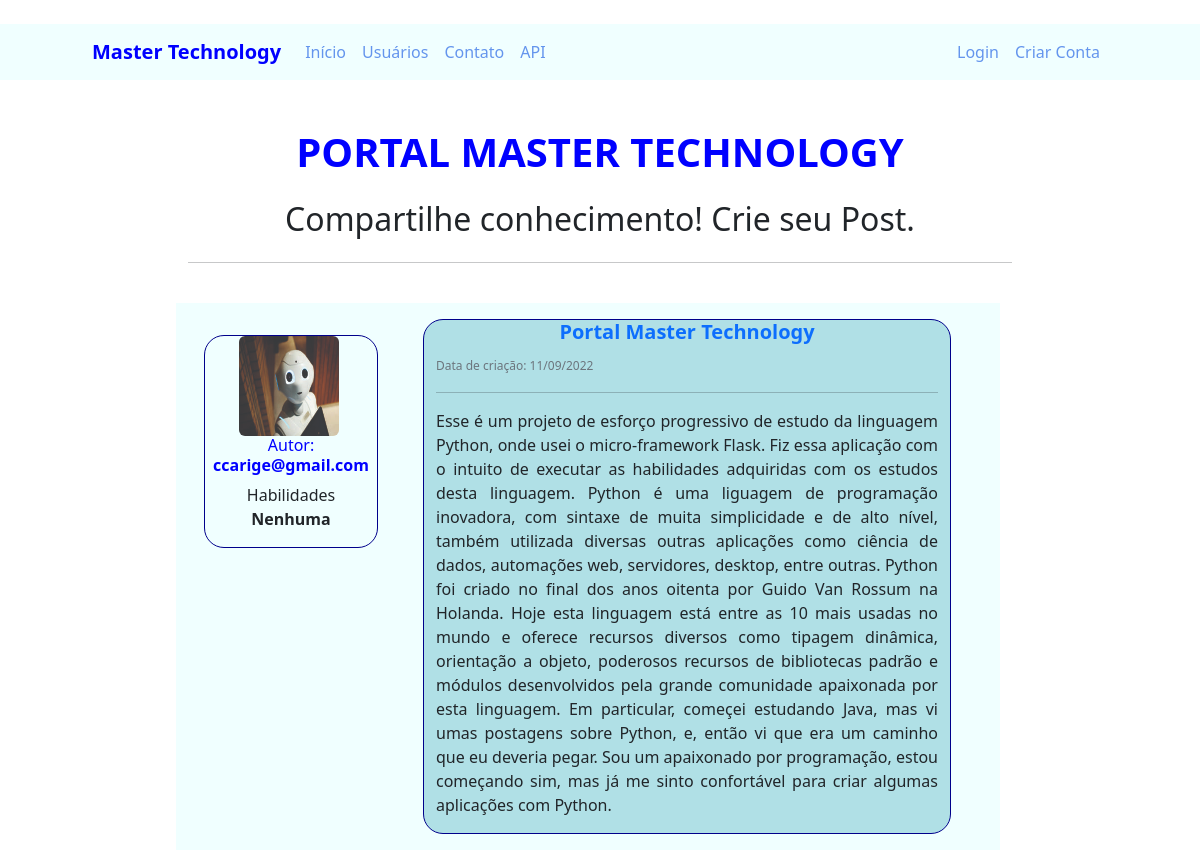
Before: / with the older database file.
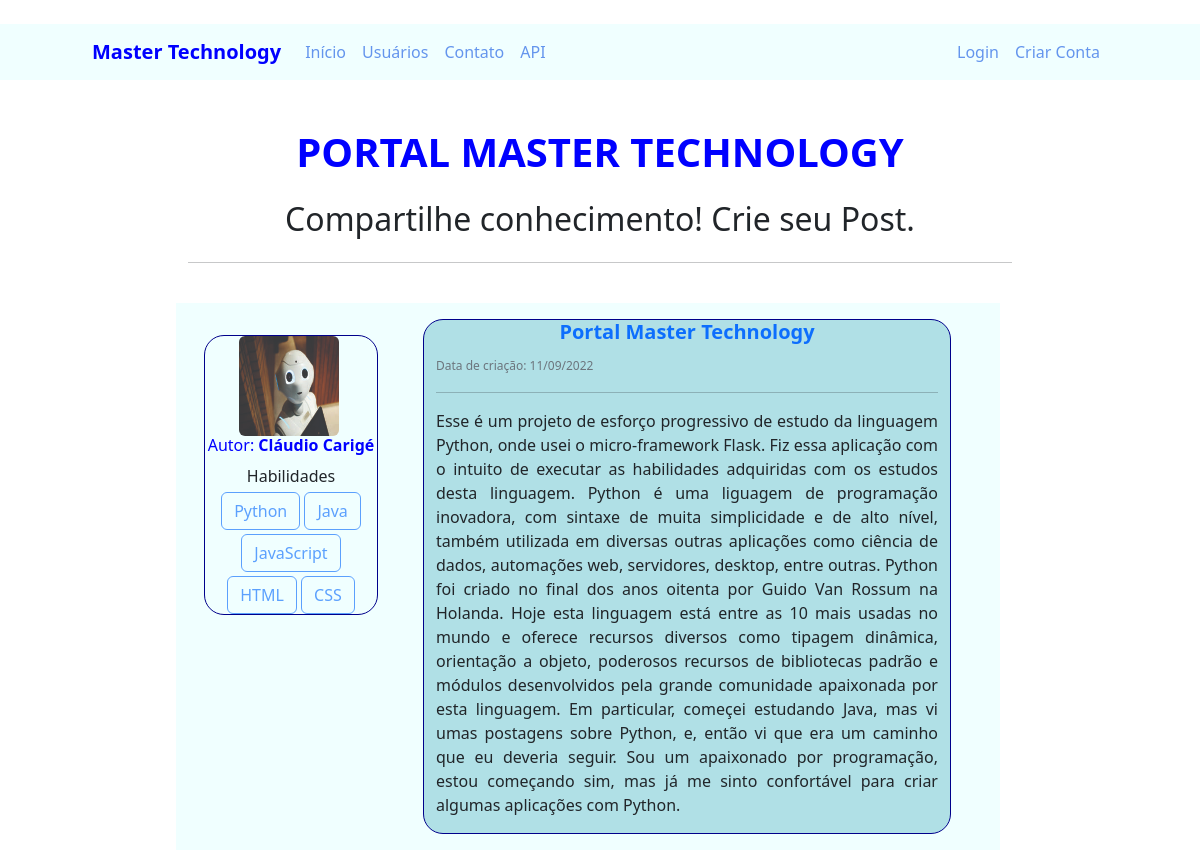
After: the same page with the newer database file.
### mastertechnology/models.py (models this page shows, shortened)
class Postagens(db.Model):
    id = db.Column(db.Integer, primary_key=True)
    titulo = db.Column(db.String, nullable=False)
    corpo_post = db.Column(db.Text, nullable=False)
    data_criacao = db.Column(db.DateTime, nullable=False, default=datetime.utcnow)
    id_usuario = db.Column(db.Integer, db.ForeignKey('usuarios.id'), nullable=False)

class Usuarios(db.Model, UserMixin):
    id = db.Column(db.Integer, primary_key=True)
    username = db.Column(db.String, unique=True, nullable=False)
    email = db.Column(db.String, unique=True, nullable=False)
    senha = db.Column(db.String, nullable=False)
    foto_perfil = db.Column(db.String, default='default.jpg')
    postagens = db.relationship('Postagens', backref='autor', lazy=True)
    linguagem = db.Column(db.String, nullable=False, default="Não informado")

### mastertechnology/links.py (the view)
@app.route("/", methods=['GET', 'POST'])
def home():
    posts = Postagens.query.order_by(Postagens.id.desc())
    return render_template('home.html', posts=posts)

### mastertechnology/templates/home.html
{% extends 'base.html' %}
{% block body %}
<div class=" mt-2 col-md-8" style="margin:0 auto; ">
    <h1 class="mt-2 " style="text-align:center">
        <strong style="color:blue">PORTAL MASTER TECHNOLOGY</strong>
    </h1>
    <h2 class="p-3 "  style="text-align:center ">Compartilhe conhecimento! Crie seu Post.</h2>
    <div class=" row mt-0 p-0 ">
    <hr>
    {% for post in posts %}
        <div class=" row mt-4 p-3  meupost ">
          <div class="col col-3">
              <div class=" posthome post mt-3 " style="text-align:center" >
                  <div class="image pe-1">
                      <img src="{{ url_for('static', filename='fotos_perfil/{}'.format(post.autor.foto_perfil)) }}"
                       class="rounded" width="100">
                  </div>
                  <div>
                     <h6 class="" style="color: blue">Autor: <strong>{{ post.autor.username }}</strong></h6>
                     Habilidades<br>
                     {% if 'Não informado' not in post.autor.linguagem %}
                         {% for curso in post.autor.linguagem.split(';') %}
                            <button type="button" class="btn btn-outline-primary mt-1" disabled>{{curso}}</button>
                         {% endfor %}
                     {% else %}
                         <p><strong>Nenhuma</strong></p>
                     {% endif %}
                 </div>
              </div>
          </div>
          <div class="posthome container col col-8 mt-0 meupost2">
             <div>
               <a style="text-decoration: none" href="{{ url_for('exibir_post', post_id=post.id)}}">
                   <h5 style="text-align:center"><strong>{{ post.titulo }}</strong>
                   </h5>
               </a>  <small class="text-muted" style="font-size: 12px" >
                 Data de criação: {{ post.data_criacao.strftime('%d/%m/%Y')}}</small>
               <hr>
             </div>
              <p class="justext">{{ post.corpo_post }}</p>
          </div>
        </div>
    {% endfor %}
</div>
{% endblock %}

### mastertechnology/templates/base.html (shortened to what this page needs)
<!DOCTYPE html>
<html lang="pt-br">
    <head>
        <link href="https://cdn.jsdelivr.net/npm/bootstrap@5.2.0/dist/css/bootstrap.min.css" rel="stylesheet"
>
        <link rel="stylesheet" type="text/css" href="{{ url_for('static', filename='css/main.css') }}"   >
    </head>
    <body>
        {% include 'navbar.html' %}
         <div class="container mt-4 p-5">
         </div>
        {% block body %}
        {% endblock %}
    </body>
</html>

### mastertechnology/templates/navbar.html
<nav class="navbar navbar-expand-lg   cabecalho menu__lista">
  <div class="container-fluid container ">
    <a class="navbar-brand" href="{{ url_for('home') }}"><strong style="color:blue">Master Technology</strong> </a>
    <div class="collapse navbar-collapse" id="navbarSupportedContent">
      <ul class="navbar-nav me-auto mb-2 mb-lg-0">
        <li class="nav-item">
          <a class="nav-link" href="{{ url_for('home') }}" style="color: cornflowerblue">Início</a>
        </li>
        <li class="nav-item">
          <a class="nav-link" href="{{ url_for('usuarios') }}" style="color: cornflowerblue">Usuários</a>
        </li>
        <li class="nav-item">
          <a class="nav-link" href="{{ url_for('contato') }}" style="color: cornflowerblue">Contato</a>
        </li>
        <li class="nav-item">
          <a class="nav-link" href="{{ url_for('consulta') }}" style="color: cornflowerblue">API</a>
        </li>
      </ul>
      <ul class = "d_flex navbar-nav">
         {% if current_user.is_authenticated%}
            <li class="nav-item">
              <a class="nav-link" href="{{ url_for('criar_post') }}" style="color: cornflowerblue">Criar Post</a>
            </li>
            <li class="nav-item">
                {% if current_user.is_authenticated %}
                <div class="box">
                    <div class="p1">
                    <a class="small" href="{{ url_for('perfil') }}" style="color: cornflowerblue">
                        <center>Perfil<br>
                        {{"{}".format(current_user.username)}}</center>
                    </a>
                    </div>
                </div>
                {% endif %}
            </li>
            <li class="nav-item">
              <a class="nav-link" href="{{ url_for('sair') }}" style="color: cornflowerblue">Sair</a>
            </li>
         {% else %}
            <li class="nav-item">
              <a class="nav-link" href="{{ url_for('login') }}" style="color: cornflowerblue">Login</a>
            </li>
            <li class="nav-item">
              <a class="nav-link" href="{{ url_for('login') }}" style="color: cornflowerblue">Criar Conta</a>
            </li>
         {% endif %}
      </ul>
    </div>
  </div>
</nav>

### mastertechnology/static/css/main.css (style rules this page uses)
.meupost { background: azure !important; }
.meupost2 { background: powderblue !important; }
.justext { text-align: justify; }
.cabecalho { align-items: center; background: azure; display: inline-block; justify-content: space-between; padding-left: 5rem; padding-right: 5rem; position: fixed; z-index: 5; width: 100%; }
.menu__lista { display: flex; margin-right: 4rem; }
.posthome { border-radius: 20px; border: 1px solid darkblue; }

Changed rows visible on the page:
changed Postagens "Portal Master Technology": autor.username "ccarige@gmail.com" → "Cláudio Carigé"; corpo_post "…alto nível, também utilizada diversas outras aplicações como ciência de dados, automações web, servidores, desktop, entre outras. Python foi criado no final dos anos oitenta por Guido Van Rossum na Holanda. Hoje esta linguagem está entre as 10 mais usadas no mundo e oferece recursos diversos como tipagem dinâmica, orientação a objeto, poderosos recursos de bibliotecas padrão e módulos desenvolvidos pela grande comunidade apaixonada por esta linguagem. Em particular, começei estudando Java, mas vi umas postagens sobre Python, e, então vi que era um caminho que eu deveria pegar. Sou um apaixonado por…" → "…alto nível, também utilizada em diversas outras aplicações como ciência de dados, automações web, servidores, desktop, entre outras. Python foi criado no final dos anos oitenta por Guido Van Rossum na Holanda. Hoje esta linguagem está entre as 10 mais usadas no mundo e oferece recursos diversos como tipagem dinâmica, orientação a objeto, poderosos recursos de bibliotecas padrão e módulos desenvolvidos pela grande comunidade apaixonada por esta linguagem. Em particular, começei estudando Java, mas vi umas postagens sobre Python, e, então vi que era um caminho que eu deveria seguir. Sou um apaixonado por…"; no longer shows "Nenhuma"
Other visible differences:
new list line: "Python"
new list line: "Java"
new list line: "JavaScript"
new list line: "HTML"
new list line: "CSS"
